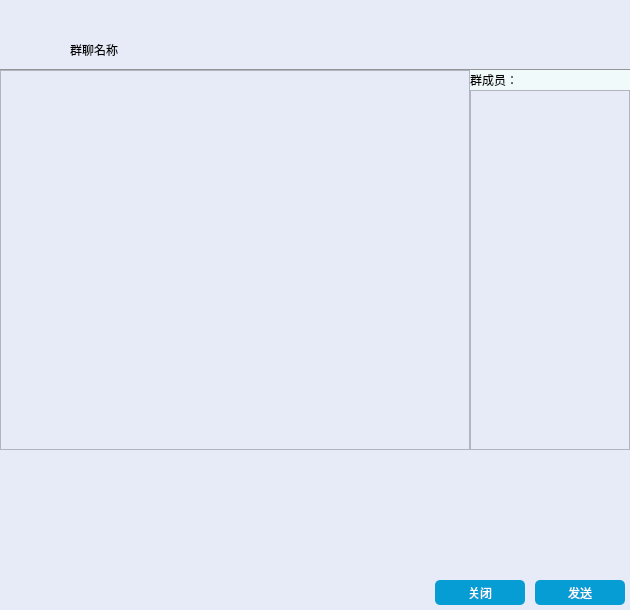
<?xml version="1.0" encoding="UTF-8"?>
<ui version="4.0">
 <class>GroupChat</class>
 <widget class="QWidget" name="GroupChat">
  <property name="geometry">
   <rect>
    <x>0</x>
    <y>0</y>
    <width>630</width>
    <height>610</height>
   </rect>
  </property>
  <property name="minimumSize">
   <size>
    <width>630</width>
    <height>610</height>
   </size>
  </property>
  <property name="maximumSize">
   <size>
    <width>630</width>
    <height>610</height>
   </size>
  </property>
  <property name="windowTitle">
   <string>Form</string>
  </property>
  <property name="styleSheet">
   <string notr="true">/*全局样式表*/
QPushButton{
	border:none;
}

/*局部样式表Top*/
QWidget#Top{
	background-color: rgb(231, 234, 247);
	border-bottom:1px solid rgb(149, 149, 149);
}

QPushButton#close_Btn:hover{
	background-color: rgb(255, 0, 0);
}

QPushButton#reduce_Btn:hover{
	background-color: rgb(217, 217, 217);
}


/*局部样式表Centet*/
QWidget#Center{
	background-color: rgb(231, 234, 247);
	border-bottom:1px solid rgb(149, 149, 149);
}

QTextBrowser#text_Browser {
    background-color: rgb(231, 234, 247);
    border-right: none;
}

QLabel#groupSum_Lab{
	background-color: rgb(240, 250, 250);
}

QListWidget#groupFriend_List{
	background-color: rgb(231, 234, 247);
}

QPushButton#close_Btntop:hover{
	background-color: rgb(255, 0, 0);
}

QPushButton#reduce_Btn:hover{
	background-color: rgb(217, 217, 217);
}

/*局部样式表Bottom*/
QWidget#Bottom{
	background-color: rgb(231, 234, 247);
}

QTextEdit#input_Edit{
	background-color: rgb(231, 234, 247);
	border:noe;
}

QPushButton#emote_Btn:hover{
	 border:1px solid rgb(203, 203, 203);
}

QPushButton#file_Btn:hover{
	 border:1px solid rgb(203, 203, 203);
}


QPushButton#close_Btnbottom{
	background-color: rgb(6, 157, 213);
	color: rgb(255, 255, 255);
	border-radius:5px;
	font:normal 18px &quot;楷体&quot;;
}

QPushButton#close_Btnbottom:hover{
	background-color: rgb(75,202,255);
}

QPushButton#sending_Btn{
	background-color: rgb(6, 157, 213);
	color: rgb(255, 255, 255);
	border-radius:5px;
	font:normal 18px &quot;楷体&quot;;
}

QPushButton#sending_Btn:hover{
	background-color: rgb(75,202,255);
}</string>
  </property>
  <widget class="QWidget" name="Top" native="true">
   <property name="geometry">
    <rect>
     <x>0</x>
     <y>0</y>
     <width>630</width>
     <height>70</height>
    </rect>
   </property>
   <property name="minimumSize">
    <size>
     <width>630</width>
     <height>70</height>
    </size>
   </property>
   <property name="maximumSize">
    <size>
     <width>630</width>
     <height>70</height>
    </size>
   </property>
   <widget class="QPushButton" name="reduce_Btn">
    <property name="geometry">
     <rect>
      <x>588</x>
      <y>0</y>
      <width>20</width>
      <height>20</height>
     </rect>
    </property>
    <property name="minimumSize">
     <size>
      <width>20</width>
      <height>20</height>
     </size>
    </property>
    <property name="maximumSize">
     <size>
      <width>20</width>
      <height>20</height>
     </size>
    </property>
    <property name="text">
     <string/>
    </property>
    <property name="icon">
     <iconset resource="../image/Image.qrc">
      <normaloff>:/new/icons/icons/becurrent/minus.png</normaloff>:/new/icons/icons/becurrent/minus.png</iconset>
    </property>
   </widget>
   <widget class="QPushButton" name="close_Btn">
    <property name="geometry">
     <rect>
      <x>610</x>
      <y>0</y>
      <width>20</width>
      <height>20</height>
     </rect>
    </property>
    <property name="minimumSize">
     <size>
      <width>20</width>
      <height>20</height>
     </size>
    </property>
    <property name="maximumSize">
     <size>
      <width>20</width>
      <height>20</height>
     </size>
    </property>
    <property name="text">
     <string/>
    </property>
    <property name="icon">
     <iconset resource="../image/Image.qrc">
      <normaloff>:/new/icons/icons/becurrent/close.png</normaloff>:/new/icons/icons/becurrent/close.png</iconset>
    </property>
   </widget>
   <widget class="QLabel" name="headImage_Lab">
    <property name="geometry">
     <rect>
      <x>10</x>
      <y>10</y>
      <width>50</width>
      <height>50</height>
     </rect>
    </property>
    <property name="minimumSize">
     <size>
      <width>50</width>
      <height>50</height>
     </size>
    </property>
    <property name="maximumSize">
     <size>
      <width>50</width>
      <height>50</height>
     </size>
    </property>
    <property name="text">
     <string/>
    </property>
    <property name="pixmap">
     <pixmap resource="../image/Image.qrc">:/new/user/user/touxiang01.jpg</pixmap>
    </property>
    <property name="scaledContents">
     <bool>true</bool>
    </property>
   </widget>
   <widget class="QLabel" name="groupName_Lab">
    <property name="geometry">
     <rect>
      <x>70</x>
      <y>40</y>
      <width>150</width>
      <height>20</height>
     </rect>
    </property>
    <property name="minimumSize">
     <size>
      <width>150</width>
      <height>20</height>
     </size>
    </property>
    <property name="maximumSize">
     <size>
      <width>150</width>
      <height>20</height>
     </size>
    </property>
    <property name="text">
     <string>群聊名称</string>
    </property>
   </widget>
  </widget>
  <widget class="QWidget" name="Center" native="true">
   <property name="geometry">
    <rect>
     <x>0</x>
     <y>70</y>
     <width>630</width>
     <height>380</height>
    </rect>
   </property>
   <property name="minimumSize">
    <size>
     <width>630</width>
     <height>380</height>
    </size>
   </property>
   <property name="maximumSize">
    <size>
     <width>630</width>
     <height>380</height>
    </size>
   </property>
   <widget class="QTextBrowser" name="text_Browser">
    <property name="geometry">
     <rect>
      <x>0</x>
      <y>0</y>
      <width>470</width>
      <height>380</height>
     </rect>
    </property>
    <property name="minimumSize">
     <size>
      <width>470</width>
      <height>380</height>
     </size>
    </property>
    <property name="maximumSize">
     <size>
      <width>470</width>
      <height>380</height>
     </size>
    </property>
   </widget>
   <widget class="QLabel" name="groupSum_Lab">
    <property name="geometry">
     <rect>
      <x>470</x>
      <y>0</y>
      <width>160</width>
      <height>20</height>
     </rect>
    </property>
    <property name="minimumSize">
     <size>
      <width>160</width>
      <height>20</height>
     </size>
    </property>
    <property name="maximumSize">
     <size>
      <width>160</width>
      <height>20</height>
     </size>
    </property>
    <property name="text">
     <string>群成员：</string>
    </property>
   </widget>
   <widget class="QListWidget" name="groupFriend_List">
    <property name="geometry">
     <rect>
      <x>470</x>
      <y>20</y>
      <width>160</width>
      <height>360</height>
     </rect>
    </property>
    <property name="minimumSize">
     <size>
      <width>160</width>
      <height>360</height>
     </size>
    </property>
    <property name="maximumSize">
     <size>
      <width>160</width>
      <height>360</height>
     </size>
    </property>
   </widget>
  </widget>
  <widget class="QWidget" name="Bottom" native="true">
   <property name="geometry">
    <rect>
     <x>0</x>
     <y>450</y>
     <width>630</width>
     <height>160</height>
    </rect>
   </property>
   <property name="minimumSize">
    <size>
     <width>630</width>
     <height>160</height>
    </size>
   </property>
   <property name="maximumSize">
    <size>
     <width>630</width>
     <height>160</height>
    </size>
   </property>
   <widget class="QPushButton" name="emote_Btn">
    <property name="geometry">
     <rect>
      <x>5</x>
      <y>0</y>
      <width>20</width>
      <height>20</height>
     </rect>
    </property>
    <property name="minimumSize">
     <size>
      <width>20</width>
      <height>20</height>
     </size>
    </property>
    <property name="maximumSize">
     <size>
      <width>20</width>
      <height>20</height>
     </size>
    </property>
    <property name="text">
     <string/>
    </property>
    <property name="icon">
     <iconset resource="../image/Image.qrc">
      <normaloff>:/new/icons/icons/becurrent/emotion.png</normaloff>:/new/icons/icons/becurrent/emotion.png</iconset>
    </property>
   </widget>
   <widget class="QPushButton" name="file_Btn">
    <property name="geometry">
     <rect>
      <x>25</x>
      <y>0</y>
      <width>20</width>
      <height>20</height>
     </rect>
    </property>
    <property name="minimumSize">
     <size>
      <width>20</width>
      <height>20</height>
     </size>
    </property>
    <property name="maximumSize">
     <size>
      <width>20</width>
      <height>20</height>
     </size>
    </property>
    <property name="text">
     <string/>
    </property>
    <property name="icon">
     <iconset resource="../image/Image.qrc">
      <normaloff>:/new/icons/icons/becurrent/file.png</normaloff>:/new/icons/icons/becurrent/file.png</iconset>
    </property>
   </widget>
   <widget class="QTextEdit" name="input_Edit">
    <property name="geometry">
     <rect>
      <x>0</x>
      <y>20</y>
      <width>630</width>
      <height>100</height>
     </rect>
    </property>
    <property name="minimumSize">
     <size>
      <width>630</width>
      <height>100</height>
     </size>
    </property>
    <property name="maximumSize">
     <size>
      <width>630</width>
      <height>100</height>
     </size>
    </property>
   </widget>
   <widget class="QPushButton" name="close_Btnbottom">
    <property name="geometry">
     <rect>
      <x>435</x>
      <y>130</y>
      <width>90</width>
      <height>25</height>
     </rect>
    </property>
    <property name="minimumSize">
     <size>
      <width>90</width>
      <height>25</height>
     </size>
    </property>
    <property name="maximumSize">
     <size>
      <width>90</width>
      <height>25</height>
     </size>
    </property>
    <property name="text">
     <string>关闭</string>
    </property>
   </widget>
   <widget class="QPushButton" name="sending_Btn">
    <property name="geometry">
     <rect>
      <x>535</x>
      <y>130</y>
      <width>90</width>
      <height>25</height>
     </rect>
    </property>
    <property name="minimumSize">
     <size>
      <width>90</width>
      <height>25</height>
     </size>
    </property>
    <property name="maximumSize">
     <size>
      <width>90</width>
      <height>25</height>
     </size>
    </property>
    <property name="text">
     <string>发送</string>
    </property>
   </widget>
  </widget>
 </widget>
 <resources>
  <include location="../image/Image.qrc"/>
 </resources>
 <connections/>
</ui>
